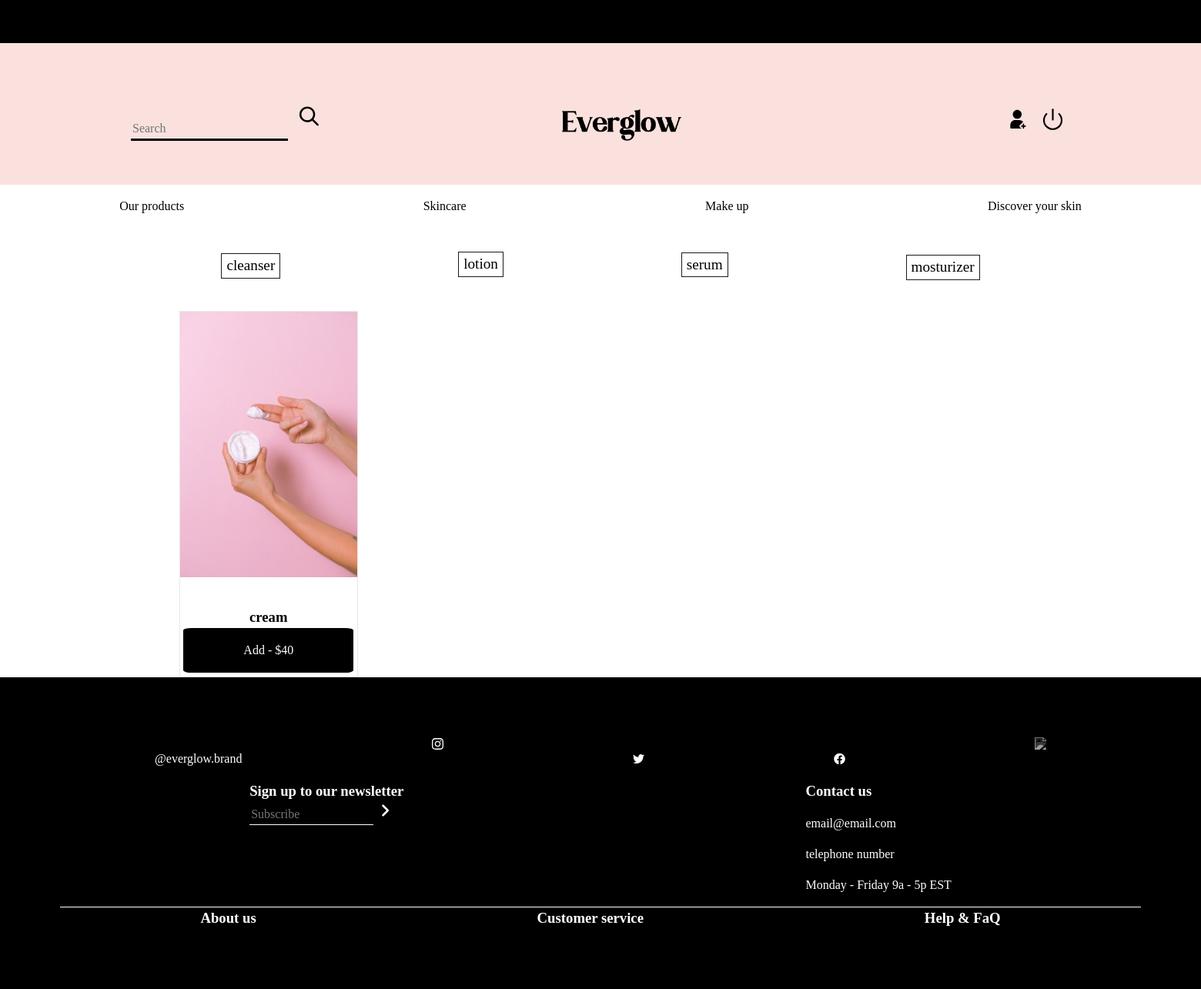
The app's page /products/skincare, older data.
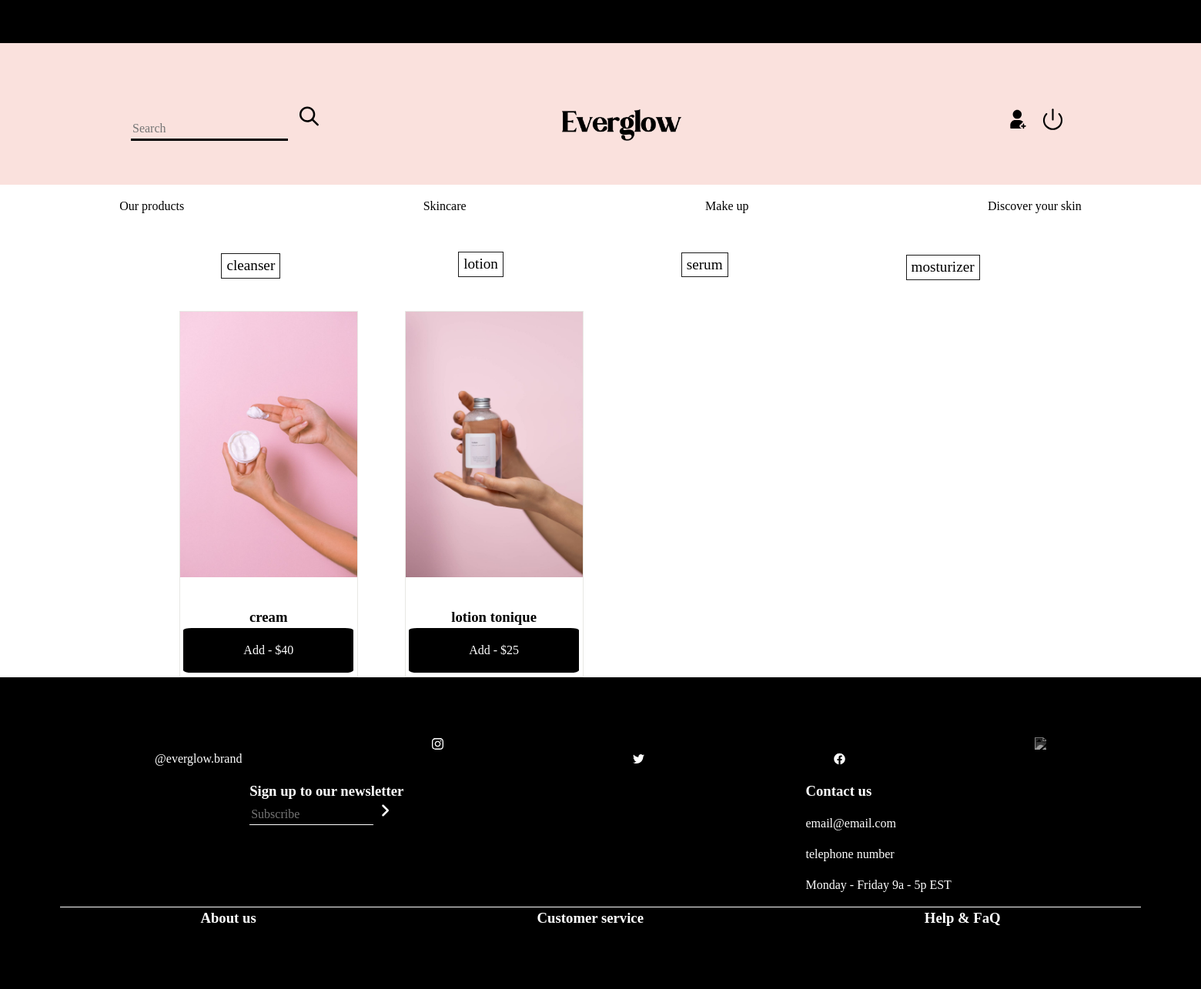
The same page, newer data.
### tables this page shows
CREATE TABLE IF NOT EXISTS `sous_categories` (
  `id` int(11) NOT NULL AUTO_INCREMENT,
  `id_categorie` int(11) NOT NULL,
  `name` varchar(255) NOT NULL,
  PRIMARY KEY (`id`),
  KEY `relation_sous_cat` (`id_categorie`)
);

CREATE TABLE IF NOT EXISTS `products` (
  `id` int(11) NOT NULL AUTO_INCREMENT,
  `name` varchar(255) NOT NULL,
  `description` varchar(1000) NOT NULL,
  `price` float NOT NULL,
  `id_categorie` int(11) NOT NULL,
  `id_sous_categorie` int(11) NOT NULL,
  `tags` varchar(1000) DEFAULT NULL,
  PRIMARY KEY (`id`),
  KEY `relation_product_cat` (`id_categorie`),
  KEY `relation_product_sous_cat` (`id_sous_categorie`)
);

### libraries/Renderer.php (called while the page is built, shortened)
<?php
class Renderer {
    public static function render(string $fichier, array $donnees = [], string $template = 'layout')
    {
        extract($donnees);
        require_once 'views/'.$fichier.'.html.php';
    }
}

### index.php (called while the page is built, shortened)
<?php
Router::process();
?>

### models/CategoriesModel.php (called while the page is built, shortened)
<?php
class CategoriesModel extends Model
{
    public function __construct()
    {
        $this->table = "categories";
    }
}

### libraries/Database.php (called while the page is built)
<?php
class Database
{
    protected static $instance = null;
    public static function getPdo()
    {
        if(self::$instance == null){
        try {
        self::$instance = new PDO('mysql:host=localhost;dbname=boutique;charset=utf8', 'root', '', [
            PDO::ATTR_ERRMODE => PDO::ERRMODE_EXCEPTION,
            PDO::ATTR_DEFAULT_FETCH_MODE => PDO::FETCH_ASSOC
        ]);
        } catch (PDOException $e) {
            die('Erreur : ' .$e->getMessage());
        }
        }
        return self::$instance;
    }
}

### models/Model.php (called while the page is built, shortened)
<?php
class Model extends Database
{
    protected $table;
    public function requete($sql, ?array $attributs = null){
        $this->database = DataBase::getPdo();
        if ($attributs !== null){
            $query = $this->database->prepare($sql);
            $query->execute($attributs);
            return $query;
        } else {
            return $this->database->query($sql);
        }
    }
    public function findBy(array $criteres)
    {
        $champs = [];
        $valeurs = [];
        foreach($criteres as $champ => $valeur){
            $champs[] = "$champ = ?";
            $valeurs[] = $valeur;
        }
        $liste_champs = implode(' AND ', $champs);
        return $this->requete('SELECT * FROM '.$this->table.' WHERE '. $liste_champs, $valeurs)->fetchAll();
    }
    public function findAll()
    {
        $query = $this->requete('SELECT * FROM '. $this->table);
        $find_all = $query->fetchAll();
        return $find_all;
    }
}

### models/SousCategoriesModel.php (called while the page is built, shortened)
<?php
class SousCategoriesModel extends Model
{
    public function __construct()
    {
        $this->table = "sous_categories";
    }
}

### models/ProductsModel.php (called while the page is built, shortened)
<?php
class ProductsModel extends Model
{
    public function findByCat($id_categorie)
    {
        $this->database = DataBase::getPdo();
        $findByCat=$this->database->prepare('SELECT products.*, GROUP_CONCAT(images.url_image) as url FROM products INNER JOIN images ON products.id = images.id_product WHERE products.id_categorie=:id_categorie GROUP BY images.id_product');
        $findByCat -> execute(['id_categorie' => $id_categorie]);
        $resultProductCat = $findByCat -> fetchAll();
        return($resultProductCat);
    }
}

### views/products/allProducts.html.php (the view, shortened to what this page needs)
<?php
if (!isset($url[1]))
{
?>
<article class = "allProducts_wrapper">
<?php
    foreach($findAllProducts as $allProducts) {
        $images = explode(',', $allProducts['url']);
        ?>
        <div class='bestsellers-products'>
            <div class="bestsellers-img">
                <img src='uploads/<?= $images[0] ?>'/>
            </div>
            <div class='intern-case'>
                <h3><a href='products/<?= $allProducts['id'] ?>'><?= $allProducts['name'] ?></a></h3>
                <a href='products/<?= $allProducts['id'] ?>'><button><p id=''>Add  -  $<?= $allProducts['price'] ?></p></button></a>
            </div>
        </div>
        <?php
    }
    ?>
    </article>
    <?php
}
elseif (isset($url[1]) && !isset($url[2]))
{
    ?>
    <article class="Souscat">
        <ul class="listSousCat">
            <?php
                foreach($findSousCategories as $sousCategories)
                {
                    ?>
                    <li class="listCat">
                        <a href="products/<?= $findCat[0]['name'] ?>/<?= $sousCategories['name'] ?>"><button><?= $sousCategories['name'] ?></button></a>
                    </li>
                    <?php
                }
            ?>
        </ul>
    </article>
    <article class = "allProducts_wrapper">
    <?php
        foreach($findProductByCategorie as $allProductsCat) {
            $images = explode(',', $allProductsCat['url']);
            ?>
            <div class='bestsellers-products'>
                <div class="bestsellers-img">
                    <img src='uploads/<?= $images[0] ?>'/>
                </div>
                <div class='intern-case'>
                    <h3><a href='products/<?= $allProductsCat['id'] ?>'><?= $allProductsCat['name'] ?></a></h3>
                    <a href='products/<?= $allProductsCat['id'] ?>'><button><p id=''>Add  -  $<?= $allProductsCat['price'] ?></p></button></a>
                </div>
            </div>
            <?php
        }
        ?>
        </article>
 <?php
}
    ?>

Row changes from the older to the newer data that the page shows:
added products: shows a picture, name "lotion tonique", price "25"
